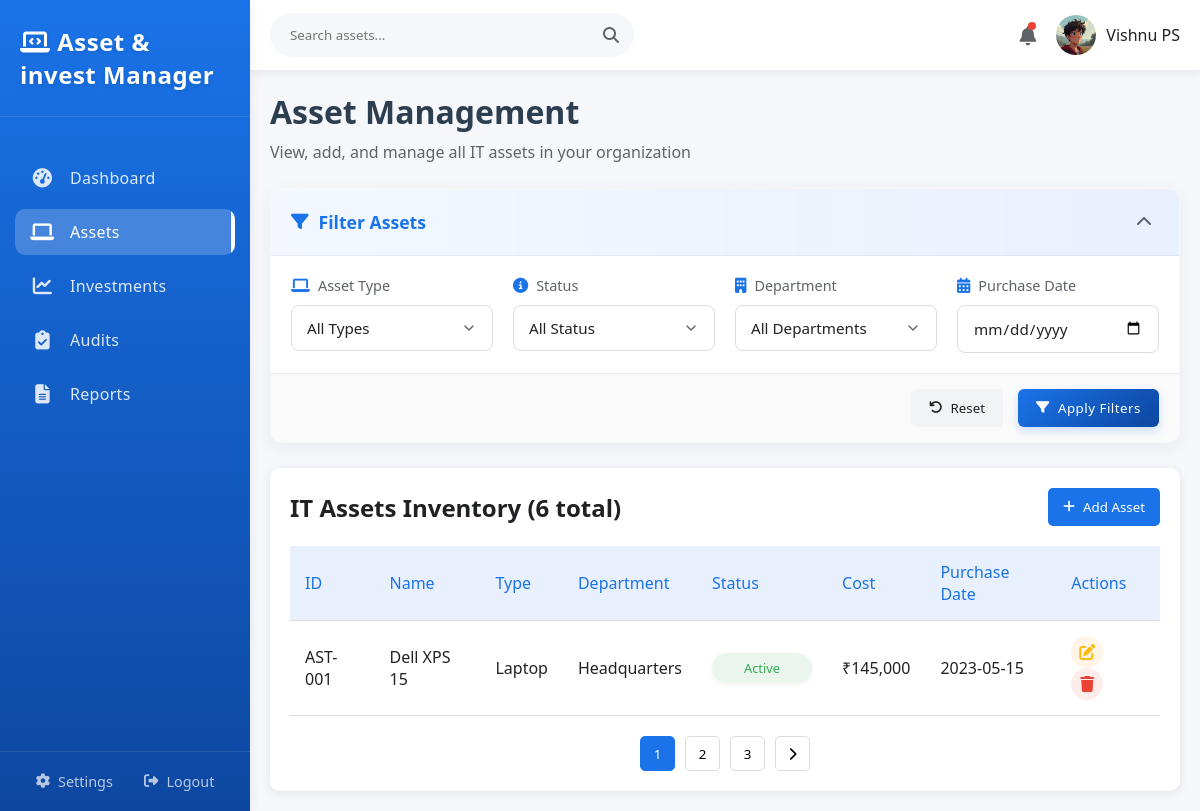
Page /assets.php?type=Laptop (signed in) on the committed database.
### tables this page shows
CREATE TABLE `assets` (
  `id` int(11) NOT NULL,
  `asset_id` varchar(20) NOT NULL,
  `name` varchar(255) NOT NULL,
  `type` varchar(50) NOT NULL,
  `cost` decimal(12,2) NOT NULL,
  `purchase_date` date NOT NULL,
  `status` varchar(20) NOT NULL DEFAULT 'Active',
  `assigned_to` varchar(255) DEFAULT NULL,
  `location` varchar(100) DEFAULT NULL,
  `created_at` timestamp NOT NULL DEFAULT current_timestamp(),
  `user_id` int(11) DEFAULT NULL
);

### assets.php (the view, shortened to what this page needs)
<?php
include('config.php');
$user_id = $_SESSION['user_id'];
$whereConditions = ["user_id = ?"];
$params = [$user_id];
$types = 'i';
if (isset($_GET['type']) && $_GET['type'] !== 'all') {
    $whereConditions[] = "type = ?";
    $params[] = $_GET['type'];
    $types .= 's';
}
$assetsQuery = "SELECT * FROM assets WHERE ".implode(" AND ", $whereConditions)." ORDER BY id DESC";
$stmt = $conn->prepare($assetsQuery);
$stmt->bind_param($types, ...$params);
$stmt->execute();
$assetsResult = $stmt->get_result();
$totalAssetsQuery = "SELECT COUNT(*) as total FROM assets WHERE user_id = ?";
$totalAssetsStmt = $conn->prepare($totalAssetsQuery);
$totalAssetsStmt->bind_param('i', $user_id);
$totalAssetsStmt->execute();
$totalAssetsResult = $totalAssetsStmt->get_result();
$totalAssetsData = $totalAssetsResult->fetch_assoc();
$totalAssets = $totalAssetsData['total'];
?>
<!DOCTYPE html>
<html lang="en">
<head>
    <link rel="stylesheet" href="styles.css">
    <link rel="stylesheet" href="https://cdnjs.cloudflare.com/ajax/libs/font-awesome/6.4.0/css/all.min.css">
</head>
<body>
    <div class="container">
    <nav class="sidebar">
        <div class="logo">
            <h2><i class="fas fa-laptop-code"></i> Asset & invest Manager</h2>
        </div>
        <ul class="nav-links">
            <li><a href="dashboard.php"><i class="fas fa-tachometer-alt"></i> Dashboard</a></li>
            <li class="active"><a href="assets.php"><i class="fas fa-laptop"></i> Assets</a></li>
            <li><a href="investments.php"><i class="fas fa-chart-line"></i> Investments</a></li>
            <li><a href="audits.html"><i class="fas fa-clipboard-check"></i> Audits</a></li>
            <li><a href="reports.html"><i class="fas fa-file-alt"></i> Reports</a></li>
        </ul>
        <div class="sidebar-footer">
            <a href="settings.php"><i class="fas fa-cog"></i> Settings</a>
            <a href="logout.php"><i class="fas fa-sign-out-alt"></i> Logout</a>
        </div>
    </nav>
        <main class="main-content">
            <div class="top-bar">
                <div class="search-bar">
                    <input type="text" placeholder="Search assets...">
                    <i class="fas fa-search"></i>
                </div>
                <div class="user-profile">
                    <span class="notification-icon"><i class="fas fa-bell"></i></span>
                    <div class="profile-img">
                        <img src="profile.jpeg" alt="User Profile">
                    </div>
                    <span class="user-name"><?php echo $_SESSION['full_name']; ?></span>
                </div>
            </div>
            <div class="dashboard-content">
                <div class="page-header">
                    <h1>Asset Management</h1>
                    <p>View, add, and manage all IT assets in your organization</p>
                </div>
                <div class="filter-section">
                    <div class="filter-header">
                        <h3><i class="fas fa-filter"></i> Filter Assets</h3>
                        <button class="collapse-filters"><i class="fas fa-chevron-up"></i></button>
                    </div>
                    <div class="filter-body">
                        <div class="filter-group">
                            <label for="asset-type">
                                <i class="fas fa-laptop"></i> Asset Type
                            </label>
                            <select id="asset-type" class="filter-select">
                                <option value="all">All Types</option>
                            </select>
                        </div>
                        <div class="filter-group">
                            <label for="asset-status">
                                <i class="fas fa-info-circle"></i> Status
                            </label>
                            <select id="asset-status" class="filter-select">
                                <option value="all">All Status</option>
                            </select>
                        </div>
                        <div class="filter-group">
                            <label for="asset-department">
                                <i class="fas fa-building"></i> Department
                            </label>
                            <select id="asset-department" class="filter-select">
                                <option value="all">All Departments</option>
                            </select>
                        </div>
                        <div class="filter-group">
                            <label for="date-range">
                                <i class="fas fa-calendar-alt"></i> Purchase Date
                            </label>
                            <div class="date-range">
                                <input type="date" id="date-from" class="date-input" value="<?php echo isset($_GET['date_from']) ? $_GET['date_from'] : ''; ?>" placeholder="From">
                            </div>
                        </div>
                    </div>
                    <div class="filter-actions">
                        <button class="reset-btn"><i class="fas fa-undo"></i> Reset</button>
                        <button class="filter-btn"><i class="fas fa-filter"></i> Apply Filters</button>
                    </div>
                </div>
                <div class="table-section">
                    <div class="table-header">
                        <h2>IT Assets Inventory (<?php echo $totalAssets; ?> total)</h2>
                        <div class="table-actions">
                            <button class="add-btn" id="add-asset-btn"><i class="fas fa-plus"></i> Add Asset</button>
                        </div>
                    </div>
                    <div class="table-container">
                        <table class="assets-table">
                            <thead>
                                <tr>
                                    <th>ID</th>
                                    <th>Name</th>
                                    <th>Type</th>
                                    <th>Department</th>
                                    <th>Status</th>
                                    <th>Cost</th>
                                    <th>Purchase Date</th>
                                    <th>Actions</th>
                                </tr>
                            </thead>
                            <tbody>
                                <?php if($assetsResult && $assetsResult->num_rows > 0): ?>
                                <?php while($asset = $assetsResult->fetch_assoc()): ?>
                                <tr>
                                    <td><?php echo $asset['asset_id']; ?></td>
                                    <td><?php echo $asset['name']; ?></td>
                                    <td><?php echo $asset['type']; ?></td>
                                    <td><?php echo $asset['location'] ?? 'N/A'; ?></td>
                                    <td><span class="status-badge <?php echo strtolower($asset['status']); ?>"><?php echo $asset['status']; ?></span></td>
                                    <td>₹<?php echo number_format($asset['cost']); ?></td>
                                    <td><?php echo $asset['purchase_date']; ?></td>
                                    <td>
                                        <button class="action-btn edit" title="Edit" data-id="<?php echo $asset['id']; ?>"><i class="fas fa-edit"></i></button>
                                        <button class="action-btn delete" title="Delete" data-id="<?php echo $asset['id']; ?>"><i class="fas fa-trash"></i></button>
                                    </td>
                                </tr>
                                <?php endwhile; ?>
                                <?php else: ?>
                                <tr>
                                    <td colspan="8" class="no-data">No assets found</td>
                                </tr>
                                <?php endif; ?>
                            </tbody>
                        </table>
                    </div>
                    <div class="pagination">
                        <button class="page-btn active">1</button>
                        <button class="page-btn">2</button>
                        <button class="page-btn">3</button>
                        <button class="page-btn next"><i class="fas fa-chevron-right"></i></button>
                    </div>
                </div>
            </div>
        </main>
    </div>
</body>
</html>

### rows in the picture
assets: asset "AST-001", name "Dell XPS 15", type "Laptop", location "Headquarters", status "Active", cost "145,000", purchase_date "2023-05-15"

### other values in the picture
$_SESSION['full_name'] "Vishnu PS"
$totalAssets "6"
